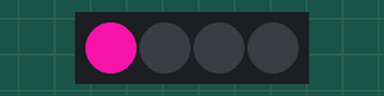
This sketch was run on a simulated Arduino Uno, built with avr-gcc and run on an emulated ATmega328P. On the bench: 4 RGB LEDs in strip order, left to right. Dim RGB values are drawn brighter than linear; random numbers use the default seed unless the sketch sets one.

Above: at 0.1 s.
At 4.91 s:
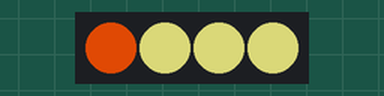
At 9.92 s:
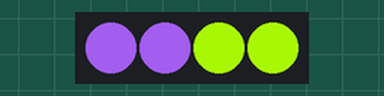
At 19.94 s:
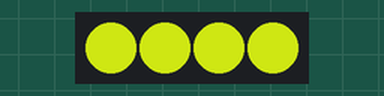
At 29.76 s:
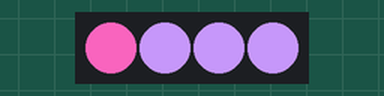
At 39.77 s:
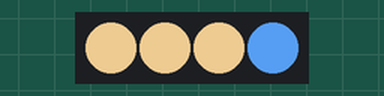
Timing chart, 0 to 40.0 s (numbered marks = the images above):
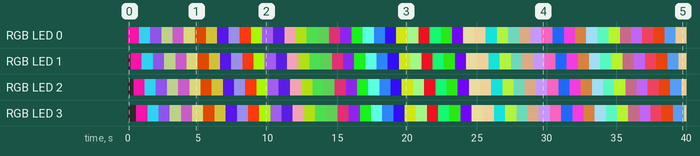

The sketch:

Code.ino
```cpp
#include<Adafruit_NeoPixel.h>

#define PIN 6
#define tPixel 4
Adafruit_NeoPixel strip =  Adafruit_NeoPixel (tPixel, PIN, NEO_GRB + NEO_KHZ800);
void setup() {
 strip.begin();
}

void loop() {
  int d1 = random(0, 255);
  int d2 = random(0, 255);
  int d3 = random(0, 255);

  for(int r = 0; r < tPixel; r++)
  {
   strip.setPixelColor(r, strip.Color(d1, d2, d3));

  strip.show();
  delay(200);
    }
  }
```

Measured:
- by itself, RGB LED 0: off → RGB(232, 19, 158) at 0.00 s, → RGB(38, 175, 197) 0.80 s later, → RGB(114, 68, 188) 0.80 s later, → RGB(109, 120, 80) 0.80 s later, … (50 changes in this stretch)
- by itself, RGB LED 1: off → RGB(232, 19, 158) at 0.20 s, → RGB(38, 175, 197) 0.80 s later, → RGB(114, 68, 188) 0.80 s later, → RGB(109, 120, 80) 0.80 s later, … (50 changes in this stretch)
